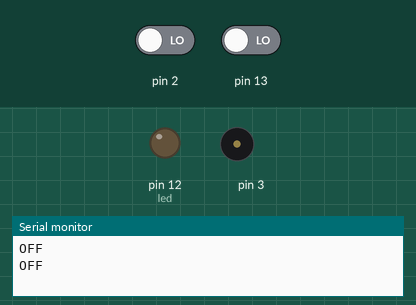
This sketch was run on a simulated Arduino Uno, built with avr-gcc and run on an emulated ATmega328P. On the bench: output pins drawn as LEDs (lit = HIGH), buzzer (waves = sounding), the last lines printed to the serial monitor. Inputs (shaded band) come from the test bench; at power-on: pin 2 LOW, pin 13 LOW.

Above: at 1.8 s.
1.9 s: pin 2 driven HIGH and pin 13 driven HIGH
At 2.8 s:
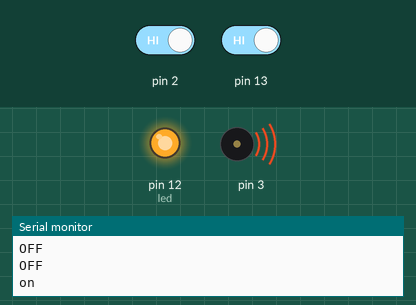
6.0 s: pin 2 driven LOW
At 7.1 s:
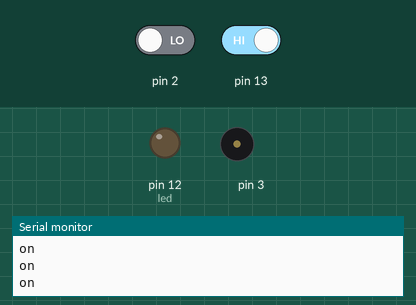
7.5 s: pin 2 driven HIGH
At 8.2 s:
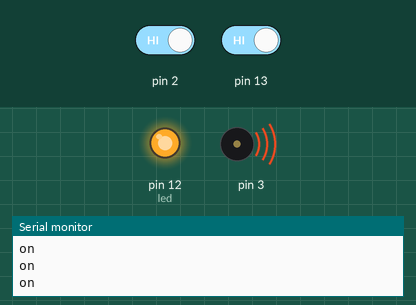
11.6 s: pin 13 driven LOW
At 13.2 s:
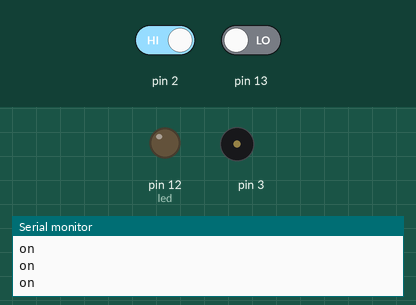
Timing chart, 0 to 14.7 s (numbered marks = the images above; inputs shaded):
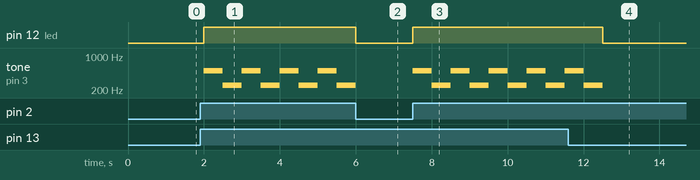

The sketch:

tilt_on_if_sw_on__led_buzzer_on.ino
```cpp
// 지진감지 센서
// 기울어지면 스위치를 눌렀을 때, led와 부저에 한번재생
// + 3번 누를때마다 부저 계속 울림

int call=0;

void setup() {
  pinMode(13,INPUT);    //틸트 (그라운드 / 입력13/ 저항vcc)
  pinMode(12,OUTPUT);   //led
  pinMode(3,OUTPUT);    //부저
  pinMode(2,INPUT);     //스위치
  Serial.begin(9600);
}

void loop() {
  if((digitalRead(13)==HIGH)&&(digitalRead(2)==HIGH))
  { // 스위치 그라운드에 저항

    Serial.println("on");
    digitalWrite(12,HIGH);
    tone(3,500);
    delay(500);
    tone(3,250);
    delay(500);
    noTone(3);
    digitalWrite(12,LOW);


/*  if(digitalRead(2)==LOW)
    {
    Serial.println("OFF");
    digitalWrite(12,LOW);
    noTone(3);
    delay(500);
    //call+=1;
    }

    while((call&3)==0)
    {
    Serial.println("on");
    digitalWrite(12,HIGH);
    tone(3,500);
    delay(500);
    tone(3,250);
    delay(500);
    noTone(3);
    if(digitalRead(2)==HIGH)
    {
      break;
    }
   }*/
}


  if((digitalRead(13)==LOW)&&(digitalRead(2)==LOW))
  {
    Serial.println("OFF");
    digitalWrite(12,LOW);
    noTone(3);
    delay(1000);
  }
}
```

Measured:
- after the input at 1.9 s, pin 12 (led): LOW → HIGH after 0.10 s; tone on pin 3: alternates 500 Hz for 0.50 s and 250 Hz for 0.50 s, starting after 0.10 s
- after the input at 6.0 s, pin 12 (led): HIGH → LOW at once
- after the input at 7.5 s, pin 12 (led): LOW → HIGH at once; tone on pin 3: alternates 500 Hz for 0.50 s and 250 Hz for 0.50 s, starting at once
- after the input at 11.6 s, pin 12 (led): HIGH → LOW after 0.90 s
